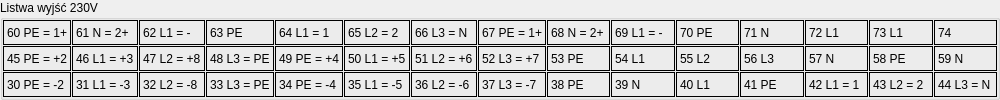
   <widget class="QGroupBox" name="groupBox_18">
    <property name="geometry">
     <rect>
      <x>440</x>
      <y>0</y>
      <width>1000</width>
      <height>100</height>
     </rect>
    </property>
    <property name="title">
     <string>Listwa wyjść 230V</string>
    </property>
    <layout class="QGridLayout" name="gridLayout_6">
     <property name="leftMargin">
      <number>0</number>
     </property>
     <property name="topMargin">
      <number>0</number>
     </property>
     <property name="rightMargin">
      <number>0</number>
     </property>
     <property name="bottomMargin">
      <number>0</number>
     </property>
     <property name="spacing">
      <number>1</number>
     </property>
     <item row="0" column="0">
      <widget class="QLabel" name="label_441">
       <property name="frameShape">
        <enum>QFrame::Box</enum>
       </property>
       <property name="text">
        <string>60 PE = 1+</string>
       </property>
      </widget>
     </item>
     <item row="0" column="1">
      <widget class="QLabel" name="label_442">
       <property name="frameShape">
        <enum>QFrame::Box</enum>
       </property>
       <property name="text">
        <string>61 N = 2+</string>
       </property>
      </widget>
     </item>
     <item row="0" column="2">
      <widget class="QLabel" name="label_443">
       <property name="frameShape">
        <enum>QFrame::Box</enum>
       </property>
       <property name="text">
        <string>62 L1 = -</string>
       </property>
      </widget>
     </item>
     <item row="0" column="3">
      <widget class="QLabel" name="label_444">
       <property name="frameShape">
        <enum>QFrame::Box</enum>
       </property>
       <property name="text">
        <string>63 PE</string>
       </property>
      </widget>
     </item>
     <item row="0" column="4">
      <widget class="QLabel" name="label_445">
       <property name="frameShape">
        <enum>QFrame::Box</enum>
       </property>
       <property name="text">
        <string>64 L1 = 1</string>
       </property>
      </widget>
     </item>
     <item row="0" column="5">
      <widget class="QLabel" name="label_446">
       <property name="frameShape">
        <enum>QFrame::Box</enum>
       </property>
       <property name="text">
        <string>65 L2 = 2</string>
       </property>
      </widget>
     </item>
     <item row="0" column="6">
      <widget class="QLabel" name="label_447">
       <property name="frameShape">
        <enum>QFrame::Box</enum>
       </property>
       <property name="text">
        <string>66 L3 = N</string>
       </property>
      </widget>
     </item>
     <item row="0" column="7">
      <widget class="QLabel" name="label_448">
       <property name="frameShape">
        <enum>QFrame::Box</enum>
       </property>
       <property name="text">
        <string>67 PE = 1+</string>
       </property>
      </widget>
     </item>
     <item row="0" column="8">
      <widget class="QLabel" name="label_449">
       <property name="frameShape">
        <enum>QFrame::Box</enum>
       </property>
       <property name="text">
        <string>68 N = 2+</string>
       </property>
      </widget>
     </item>
     <item row="0" column="9">
      <widget class="QLabel" name="label_450">
       <property name="frameShape">
        <enum>QFrame::Box</enum>
       </property>
       <property name="text">
        <string>69 L1 = -</string>
       </property>
      </widget>
     </item>
     <item row="0" column="10">
      <widget class="QLabel" name="label_451">
       <property name="frameShape">
        <enum>QFrame::Box</enum>
       </property>
       <property name="text">
        <string>70 PE</string>
       </property>
      </widget>
     </item>
     <item row="0" column="11">
      <widget class="QLabel" name="label_452">
       <property name="frameShape">
        <enum>QFrame::Box</enum>
       </property>
       <property name="text">
        <string>71 N</string>
       </property>
      </widget>
     </item>
     <item row="0" column="12">
      <widget class="QLabel" name="label_453">
       <property name="frameShape">
        <enum>QFrame::Box</enum>
       </property>
       <property name="text">
        <string>72 L1</string>
       </property>
      </widget>
     </item>
     <item row="0" column="13">
      <widget class="QLabel" name="label_454">
       <property name="frameShape">
        <enum>QFrame::Box</enum>
       </property>
       <property name="text">
        <string>73 L1</string>
       </property>
      </widget>
     </item>
     <item row="0" column="14">
      <widget class="QLabel" name="label_455">
       <property name="frameShape">
        <enum>QFrame::Box</enum>
       </property>
       <property name="text">
        <string>74</string>
       </property>
      </widget>
     </item>
     <item row="1" column="0">
      <widget class="QLabel" name="label_456">
       <property name="frameShape">
        <enum>QFrame::Box</enum>
       </property>
       <property name="text">
        <string>45 PE = +2</string>
       </property>
      </widget>
     </item>
     <item row="1" column="1">
      <widget class="QLabel" name="label_457">
       <property name="frameShape">
        <enum>QFrame::Box</enum>
       </property>
       <property name="text">
        <string>46 L1 = +3</string>
       </property>
      </widget>
     </item>
     <item row="1" column="2">
      <widget class="QLabel" name="label_458">
       <property name="frameShape">
        <enum>QFrame::Box</enum>
       </property>
       <property name="text">
        <string>47 L2 = +8</string>
       </property>
      </widget>
     </item>
     <item row="1" column="3">
      <widget class="QLabel" name="label_459">
       <property name="frameShape">
        <enum>QFrame::Box</enum>
       </property>
       <property name="text">
        <string>48 L3 = PE</string>
       </property>
      </widget>
     </item>
     <item row="1" column="4">
      <widget class="QLabel" name="label_460">
       <property name="frameShape">
        <enum>QFrame::Box</enum>
       </property>
       <property name="text">
        <string>49 PE = +4</string>
       </property>
      </widget>
     </item>
     <item row="1" column="5">
      <widget class="QLabel" name="label_461">
       <property name="frameShape">
        <enum>QFrame::Box</enum>
       </property>
       <property name="text">
        <string>50 L1 = +5</string>
       </property>
      </widget>
     </item>
     <item row="1" column="6">
      <widget class="QLabel" name="label_462">
       <property name="frameShape">
        <enum>QFrame::Box</enum>
       </property>
       <property name="text">
        <string>51 L2 = +6</string>
       </property>
      </widget>
     </item>
     <item row="1" column="7">
      <widget class="QLabel" name="label_463">
       <property name="frameShape">
        <enum>QFrame::Box</enum>
       </property>
       <property name="text">
        <string>52 L3 = +7</string>
       </property>
      </widget>
     </item>
     <item row="1" column="8">
      <widget class="QLabel" name="label_464">
       <property name="frameShape">
        <enum>QFrame::Box</enum>
       </property>
       <property name="text">
        <string>53 PE</string>
       </property>
      </widget>
     </item>
     <item row="1" column="9">
      <widget class="QLabel" name="label_465">
       <property name="frameShape">
        <enum>QFrame::Box</enum>
       </property>
       <property name="text">
        <string>54 L1</string>
       </property>
      </widget>
     </item>
     <item row="1" column="10">
      <widget class="QLabel" name="label_466">
       <property name="frameShape">
        <enum>QFrame::Box</enum>
       </property>
       <property name="text">
        <string>55 L2</string>
       </property>
      </widget>
     </item>
     <item row="1" column="11">
      <widget class="QLabel" name="label_467">
       <property name="frameShape">
        <enum>QFrame::Box</enum>
       </property>
       <property name="text">
        <string>56 L3</string>
       </property>
      </widget>
     </item>
     <item row="1" column="12">
      <widget class="QLabel" name="label_468">
       <property name="frameShape">
        <enum>QFrame::Box</enum>
       </property>
       <property name="text">
        <string>57 N</string>
       </property>
      </widget>
     </item>
     <item row="1" column="13">
      <widget class="QLabel" name="label_469">
       <property name="frameShape">
        <enum>QFrame::Box</enum>
       </property>
       <property name="text">
        <string>58 PE</string>
       </property>
      </widget>
     </item>
     <item row="1" column="14">
      <widget class="QLabel" name="label_470">
       <property name="frameShape">
        <enum>QFrame::Box</enum>
       </property>
       <property name="text">
        <string>59 N</string>
       </property>
      </widget>
     </item>
     <item row="2" column="0">
      <widget class="QLabel" name="label_471">
       <property name="frameShape">
        <enum>QFrame::Box</enum>
       </property>
       <property name="text">
        <string>30 PE = -2</string>
       </property>
      </widget>
     </item>
     <item row="2" column="1">
      <widget class="QLabel" name="label_472">
       <property name="frameShape">
        <enum>QFrame::Box</enum>
       </property>
       <property name="text">
        <string>31 L1 = -3</string>
       </property>
      </widget>
     </item>
     <item row="2" column="2">
      <widget class="QLabel" name="label_473">
       <property name="frameShape">
        <enum>QFrame::Box</enum>
       </property>
       <property name="text">
        <string>32 L2 = -8</string>
       </property>
      </widget>
     </item>
     <item row="2" column="3">
      <widget class="QLabel" name="label_474">
       <property name="frameShape">
        <enum>QFrame::Box</enum>
       </property>
       <property name="text">
        <string>33 L3 = PE</string>
       </property>
      </widget>
     </item>
     <item row="2" column="4">
      <widget class="QLabel" name="label_475">
       <property name="frameShape">
        <enum>QFrame::Box</enum>
       </property>
       <property name="text">
        <string>34 PE = -4</string>
       </property>
      </widget>
     </item>
     <item row="2" column="5">
      <widget class="QLabel" name="label_476">
       <property name="frameShape">
        <enum>QFrame::Box</enum>
       </property>
       <property name="text">
        <string>35 L1 = -5</string>
       </property>
      </widget>
     </item>
     <item row="2" column="6">
      <widget class="QLabel" name="label_477">
       <property name="frameShape">
        <enum>QFrame::Box</enum>
       </property>
       <property name="text">
        <string>36 L2 = -6</string>
       </property>
      </widget>
     </item>
     <item row="2" column="7">
      <widget class="QLabel" name="label_478">
       <property name="frameShape">
        <enum>QFrame::Box</enum>
       </property>
       <property name="text">
        <string>37 L3 = -7</string>
       </property>
      </widget>
     </item>
     <item row="2" column="8">
      <widget class="QLabel" name="label_479">
       <property name="frameShape">
        <enum>QFrame::Box</enum>
       </property>
       <property name="text">
        <string>38 PE</string>
       </property>
      </widget>
     </item>
     <item row="2" column="9">
      <widget class="QLabel" name="label_480">
       <property name="frameShape">
        <enum>QFrame::Box</enum>
       </property>
       <property name="text">
        <string>39 N</string>
       </property>
      </widget>
     </item>
     <item row="2" column="10">
      <widget class="QLabel" name="label_481">
       <property name="frameShape">
        <enum>QFrame::Box</enum>
       </property>
       <property name="text">
        <string>40 L1</string>
       </property>
      </widget>
     </item>
     <item row="2" column="11">
      <widget class="QLabel" name="label_482">
       <property name="frameShape">
        <enum>QFrame::Box</enum>
       </property>
       <property name="text">
        <string>41 PE</string>
       </property>
      </widget>
     </item>
     <item row="2" column="12">
      <widget class="QLabel" name="label_483">
       <property name="frameShape">
        <enum>QFrame::Box</enum>
       </property>
       <property name="text">
        <string>42 L1 = 1</string>
       </property>
      </widget>
     </item>
     <item row="2" column="13">
      <widget class="QLabel" name="label_484">
       <property name="frameShape">
        <enum>QFrame::Box</enum>
       </property>
       <property name="text">
        <string>43 L2 = 2</string>
       </property>
      </widget>
     </item>
     <item row="2" column="14">
      <widget class="QLabel" name="label_485">
       <property name="frameShape">
        <enum>QFrame::Box</enum>
       </property>
       <property name="text">
        <string>44 L3 = N</string>
       </property>
      </widget>
     </item>
    </layout>
   </widget>
